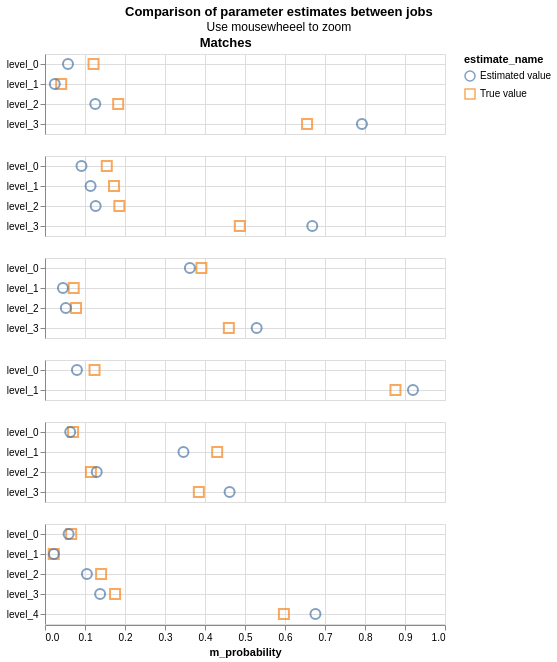

Write a Vega-Lite specification for this figure.
### Vega-Lite specification from a JSON file in a GitHub repository (floating-point values rounded to 4 significant figures)
{"config": {"view": {"continuousWidth": 400, "continuousHeight": 300}, "title": {"anchor": "middle"}}, "hconcat": [{"mark": {"type": "point", "filled": false, "opacity": 0.7, "size": 100}, "encoding": {"color": {"type": "nominal", "field": "estimate_name"}, "row": {"type": "nominal", "field": "column_name", "header": {"labels": false}, "sort": {"field": "gamma_index"}, "title": null}, "shape": {"type": "nominal", "field": "estimate_name", "scale": {"range": ["circle", "square", "triangle", "diamond", "cross"]}}, "tooltip": [{"type": "nominal", "field": "column_name"}, {"type": "nominal", "field": "estimate_name"}, {"type": "quantitative", "field": "m_probability"}, {"type": "quantitative", "field": "u_probability"}], "x": {"type": "quantitative", "field": "m_probability", "scale": {"domain": [0, 1]}}, "y": {"type": "nominal", "axis": {"grid": true, "title": null}, "field": "level_name"}}, "resolve": {"scale": {"y": "independent"}}, "selection": {"selector076": {"type": "interval", "bind": "scales", "encodings": ["x", "y"]}}, "title": "Matches", "transform": [{"filter": "(datum.gamma_index !== 1000001)"}]}], "data": {"name": "data-b04b5646394548f7a33a91fb896b9345"}, "title": {"text": "Comparison of parameter estimates between jobs", "subtitle": "Use mousewheeel to zoom"}, "$schema": "https://vega.github.io/schema/vega-lite/v4.8.1.json", "datasets": {"data-b04b5646394548f7a33a91fb896b9345": [{"m_probability": 0.1214, "u_probability": 0.982, "bayes_factor": 0.1236, "log2_bayes_factor": -3.016, "gamma_column_name": "gamma_surname_std", "level_name": "level_0", "gamma_index": 0, "column_name": "surname_std", "max_gamma_index": 3, "num_levels": 4, "level_proportion": null, "estimate_name": "True value"}, {"m_probability": 0.04047, "u_probability": 0.01666, "bayes_factor": 2.429, "log2_bayes_factor": 1.281, "gamma_column_name": "gamma_surname_std", "level_name": "level_1", "gamma_index": 1, "column_name": "surname_std", "max_gamma_index": 3, "num_levels": 4, "level_proportion": null, "estimate_name": "True value"}, {"m_probability": 0.1829, "u_probability": 0.0008666, "bayes_factor": 211.1, "log2_bayes_factor": 7.722, "gamma_column_name": "gamma_surname_std", "level_name": "level_2", "gamma_index": 2, "column_name": "surname_std", "max_gamma_index": 3, "num_levels": 4, "level_proportion": null, "estimate_name": "True value"}, {"m_probability": 0.6552, "u_probability": 0.000453, "bayes_factor": 1446.0, "log2_bayes_factor": 10.5, "gamma_column_name": "gamma_surname_std", "level_name": "level_3", "gamma_index": 3, "column_name": "surname_std", "max_gamma_index": 3, "num_levels": 4, "level_proportion": null, "estimate_name": "True value"}, {"m_probability": 0.05745, "u_probability": 0.9818, "bayes_factor": 0.05851, "log2_bayes_factor": -4.095, "gamma_column_name": "gamma_surname_std", "level_name": "level_0", "gamma_index": 0, "column_name": "surname_std", "max_gamma_index": 3, "num_levels": 4, "level_proportion": null, "estimate_name": "Estimated value"}, {"m_probability": 0.02448, "u_probability": 0.01681, "bayes_factor": 1.457, "log2_bayes_factor": 0.5429, "gamma_column_name": "gamma_surname_std", "level_name": "level_1", "gamma_index": 1, "column_name": "surname_std", "max_gamma_index": 3, "num_levels": 4, "level_proportion": null, "estimate_name": "Estimated value"}, {"m_probability": 0.1257, "u_probability": 0.0009072, "bayes_factor": 138.6, "log2_bayes_factor": 7.115, "gamma_column_name": "gamma_surname_std", "level_name": "level_2", "gamma_index": 2, "column_name": "surname_std", "max_gamma_index": 3, "num_levels": 4, "level_proportion": null, "estimate_name": "Estimated value"}, {"m_probability": 0.7923, "u_probability": 0.0004889, "bayes_factor": 1621.0, "log2_bayes_factor": 10.66, "gamma_column_name": "gamma_surname_std", "level_name": "level_3", "gamma_index": 3, "column_name": "surname_std", "max_gamma_index": 3, "num_levels": 4, "level_proportion": null, "estimate_name": "Estimated value"}, {"m_probability": 0.1544, "u_probability": 0.9686, "bayes_factor": 0.1594, "log2_bayes_factor": -2.649, "gamma_column_name": "gamma_forename1_std", "level_name": "level_0", "gamma_index": 0, "column_name": "forename1_std", "max_gamma_index": 3, "num_levels": 4, "level_proportion": null, "estimate_name": "True value"}, {"m_probability": 0.1726, "u_probability": 0.02425, "bayes_factor": 7.119, "log2_bayes_factor": 2.832, "gamma_column_name": "gamma_forename1_std", "level_name": "level_1", "gamma_index": 1, "column_name": "forename1_std", "max_gamma_index": 3, "num_levels": 4, "level_proportion": null, "estimate_name": "True value"}, {"m_probability": 0.1859, "u_probability": 0.002625, "bayes_factor": 70.81, "log2_bayes_factor": 6.146, "gamma_column_name": "gamma_forename1_std", "level_name": "level_2", "gamma_index": 2, "column_name": "forename1_std", "max_gamma_index": 3, "num_levels": 4, "level_proportion": null, "estimate_name": "True value"}, {"m_probability": 0.4871, "u_probability": 0.004548, "bayes_factor": 107.1, "log2_bayes_factor": 6.743, "gamma_column_name": "gamma_forename1_std", "level_name": "level_3", "gamma_index": 3, "column_name": "forename1_std", "max_gamma_index": 3, "num_levels": 4, "level_proportion": null, "estimate_name": "True value"}, {"m_probability": 0.0912, "u_probability": 0.9691, "bayes_factor": 0.09411, "log2_bayes_factor": -3.41, "gamma_column_name": "gamma_forename1_std", "level_name": "level_0", "gamma_index": 0, "column_name": "forename1_std", "max_gamma_index": 3, "num_levels": 4, "level_proportion": null, "estimate_name": "Estimated value"}, {"m_probability": 0.114, "u_probability": 0.0236, "bayes_factor": 4.829, "log2_bayes_factor": 2.272, "gamma_column_name": "gamma_forename1_std", "level_name": "level_1", "gamma_index": 1, "column_name": "forename1_std", "max_gamma_index": 3, "num_levels": 4, "level_proportion": null, "estimate_name": "Estimated value"}, {"m_probability": 0.1267, "u_probability": 0.0027, "bayes_factor": 46.91, "log2_bayes_factor": 5.552, "gamma_column_name": "gamma_forename1_std", "level_name": "level_2", "gamma_index": 2, "column_name": "forename1_std", "max_gamma_index": 3, "num_levels": 4, "level_proportion": null, "estimate_name": "Estimated value"}, {"m_probability": 0.6682, "u_probability": 0.004562, "bayes_factor": 146.5, "log2_bayes_factor": 7.194, "gamma_column_name": "gamma_forename1_std", "level_name": "level_3", "gamma_index": 3, "column_name": "forename1_std", "max_gamma_index": 3, "num_levels": 4, "level_proportion": null, "estimate_name": "Estimated value"}, {"m_probability": 0.391, "u_probability": 0.9733, "bayes_factor": 0.4017, "log2_bayes_factor": -1.316, "gamma_column_name": "gamma_forename2_std", "level_name": "level_0", "gamma_index": 0, "column_name": "forename2_std", "max_gamma_index": 3, "num_levels": 4, "level_proportion": null, "estimate_name": "True value"}, {"m_probability": 0.07177, "u_probability": 0.02325, "bayes_factor": 3.087, "log2_bayes_factor": 1.626, "gamma_column_name": "gamma_forename2_std", "level_name": "level_1", "gamma_index": 1, "column_name": "forename2_std", "max_gamma_index": 3, "num_levels": 4, "level_proportion": null, "estimate_name": "True value"}, {"m_probability": 0.07763, "u_probability": 0.001131, "bayes_factor": 68.63, "log2_bayes_factor": 6.101, "gamma_column_name": "gamma_forename2_std", "level_name": "level_2", "gamma_index": 2, "column_name": "forename2_std", "max_gamma_index": 3, "num_levels": 4, "level_proportion": null, "estimate_name": "True value"}, {"m_probability": 0.4596, "u_probability": 0.002285, "bayes_factor": 201.1, "log2_bayes_factor": 7.652, "gamma_column_name": "gamma_forename2_std", "level_name": "level_3", "gamma_index": 3, "column_name": "forename2_std", "max_gamma_index": 3, "num_levels": 4, "level_proportion": null, "estimate_name": "True value"}, {"m_probability": 0.3622, "u_probability": 0.9714, "bayes_factor": 0.3728, "log2_bayes_factor": -1.423, "gamma_column_name": "gamma_forename2_std", "level_name": "level_0", "gamma_index": 0, "column_name": "forename2_std", "max_gamma_index": 3, "num_levels": 4, "level_proportion": null, "estimate_name": "Estimated value"}, {"m_probability": 0.04484, "u_probability": 0.02504, "bayes_factor": 1.79, "log2_bayes_factor": 0.8403, "gamma_column_name": "gamma_forename2_std", "level_name": "level_1", "gamma_index": 1, "column_name": "forename2_std", "max_gamma_index": 3, "num_levels": 4, "level_proportion": null, "estimate_name": "Estimated value"}, {"m_probability": 0.05203, "u_probability": 0.00127, "bayes_factor": 40.98, "log2_bayes_factor": 5.357, "gamma_column_name": "gamma_forename2_std", "level_name": "level_2", "gamma_index": 2, "column_name": "forename2_std", "max_gamma_index": 3, "num_levels": 4, "level_proportion": null, "estimate_name": "Estimated value"}, {"m_probability": 0.5292, "u_probability": 0.002298, "bayes_factor": 230.2, "log2_bayes_factor": 7.847, "gamma_column_name": "gamma_forename2_std", "level_name": "level_3", "gamma_index": 3, "column_name": "forename2_std", "max_gamma_index": 3, "num_levels": 4, "level_proportion": null, "estimate_name": "Estimated value"}, {"m_probability": 0.1238, "u_probability": 0.9594, "bayes_factor": 0.1291, "log2_bayes_factor": -2.954, "gamma_column_name": "gamma_occupation", "level_name": "level_0", "gamma_index": 0, "column_name": "occupation", "max_gamma_index": 1, "num_levels": 2, "level_proportion": null, "estimate_name": "True value"}, {"m_probability": 0.8762, "u_probability": 0.0406, "bayes_factor": 21.58, "log2_bayes_factor": 4.431, "gamma_column_name": "gamma_occupation", "level_name": "level_1", "gamma_index": 1, "column_name": "occupation", "max_gamma_index": 1, "num_levels": 2, "level_proportion": null, "estimate_name": "True value"}, {"m_probability": 0.07986, "u_probability": 0.96, "bayes_factor": 0.08319, "log2_bayes_factor": -3.587, "gamma_column_name": "gamma_occupation", "level_name": "level_0", "gamma_index": 0, "column_name": "occupation", "max_gamma_index": 1, "num_levels": 2, "level_proportion": null, "estimate_name": "Estimated value"}, {"m_probability": 0.9199, "u_probability": 0.04004, "bayes_factor": 22.98, "log2_bayes_factor": 4.522, "gamma_column_name": "gamma_occupation", "level_name": "level_1", "gamma_index": 1, "column_name": "occupation", "max_gamma_index": 1, "num_levels": 2, "level_proportion": null, "estimate_name": "Estimated value"}, {"m_probability": 0.07015, "u_probability": 0.9954, "bayes_factor": 0.07048, "log2_bayes_factor": -3.827, "gamma_column_name": "gamma_dob", "level_name": "level_0", "gamma_index": 0, "column_name": "dob", "max_gamma_index": 3, "num_levels": 4, "level_proportion": null, "estimate_name": "True value"}, {"m_probability": 0.4305, "u_probability": 0.00428, "bayes_factor": 100.6, "log2_bayes_factor": 6.652, "gamma_column_name": "gamma_dob", "level_name": "level_1", "gamma_index": 1, "column_name": "dob", "max_gamma_index": 3, "num_levels": 4, "level_proportion": null, "estimate_name": "True value"}, {"m_probability": 0.1147, "u_probability": 0.0002971, "bayes_factor": 386.1, "log2_bayes_factor": 8.593, "gamma_column_name": "gamma_dob", "level_name": "level_2", "gamma_index": 2, "column_name": "dob", "max_gamma_index": 3, "num_levels": 4, "level_proportion": null, "estimate_name": "True value"}, {"m_probability": 0.3846, "u_probability": 1.903e-05, "bayes_factor": 20210.0, "log2_bayes_factor": 14.3, "gamma_column_name": "gamma_dob", "level_name": "level_3", "gamma_index": 3, "column_name": "dob", "max_gamma_index": 3, "num_levels": 4, "level_proportion": null, "estimate_name": "True value"}, {"m_probability": 0.06301, "u_probability": 0.9955, "bayes_factor": 0.0633, "log2_bayes_factor": -3.982, "gamma_column_name": "gamma_dob", "level_name": "level_0", "gamma_index": 0, "column_name": "dob", "max_gamma_index": 3, "num_levels": 4, "level_proportion": null, "estimate_name": "Estimated value"}, {"m_probability": 0.3461, "u_probability": 0.004223, "bayes_factor": 81.97, "log2_bayes_factor": 6.357, "gamma_column_name": "gamma_dob", "level_name": "level_1", "gamma_index": 1, "column_name": "dob", "max_gamma_index": 3, "num_levels": 4, "level_proportion": null, "estimate_name": "Estimated value"}, {"m_probability": 0.1294, "u_probability": 0.0002741, "bayes_factor": 472.0, "log2_bayes_factor": 8.883, "gamma_column_name": "gamma_dob", "level_name": "level_2", "gamma_index": 2, "column_name": "dob", "max_gamma_index": 3, "num_levels": 4, "level_proportion": null, "estimate_name": "Estimated value"}, {"m_probability": 0.4615, "u_probability": 1.803e-05, "bayes_factor": 25600.0, "log2_bayes_factor": 14.64, "gamma_column_name": "gamma_dob", "level_name": "level_3", "gamma_index": 3, "column_name": "dob", "max_gamma_index": 3, "num_levels": 4, "level_proportion": null, "estimate_name": "Estimated value"}, {"m_probability": 0.06546, "u_probability": 0.6853, "bayes_factor": 0.09552, "log2_bayes_factor": -3.388, "gamma_column_name": "gamma_postcode", "level_name": "level_0", "gamma_index": 0, "column_name": "postcode", "max_gamma_index": 4, "num_levels": 5, "level_proportion": null, "estimate_name": "True value"}, {"m_probability": 0.02185, "u_probability": 0.2286, "bayes_factor": 0.09561, "log2_bayes_factor": -3.387, "gamma_column_name": "gamma_postcode", "level_name": "level_1", "gamma_index": 1, "column_name": "postcode", "max_gamma_index": 4, "num_levels": 5, "level_proportion": null, "estimate_name": "True value"}, {"m_probability": 0.1402, "u_probability": 0.07865, "bayes_factor": 1.783, "log2_bayes_factor": 0.8343, "gamma_column_name": "gamma_postcode", "level_name": "level_2", "gamma_index": 2, "column_name": "postcode", "max_gamma_index": 4, "num_levels": 5, "level_proportion": null, "estimate_name": "True value"}, {"m_probability": 0.1752, "u_probability": 0.007437, "bayes_factor": 23.56, "log2_bayes_factor": 4.558, "gamma_column_name": "gamma_postcode", "level_name": "level_3", "gamma_index": 3, "column_name": "postcode", "max_gamma_index": 4, "num_levels": 5, "level_proportion": null, "estimate_name": "True value"}, {"m_probability": 0.5972, "u_probability": 1.528e-05, "bayes_factor": 39100.0, "log2_bayes_factor": 15.25, "gamma_column_name": "gamma_postcode", "level_name": "level_4", "gamma_index": 4, "column_name": "postcode", "max_gamma_index": 4, "num_levels": 5, "level_proportion": null, "estimate_name": "True value"}, {"m_probability": 0.05907, "u_probability": 0.6908, "bayes_factor": 0.08551, "log2_bayes_factor": -3.548, "gamma_column_name": "gamma_postcode", "level_name": "level_0", "gamma_index": 0, "column_name": "postcode", "max_gamma_index": 4, "num_levels": 5, "level_proportion": null, "estimate_name": "Estimated value"}, {"m_probability": 0.02227, "u_probability": 0.2238, "bayes_factor": 0.09951, "log2_bayes_factor": -3.329, "gamma_column_name": "gamma_postcode", "level_name": "level_1", "gamma_index": 1, "column_name": "postcode", "max_gamma_index": 4, "num_levels": 5, "level_proportion": null, "estimate_name": "Estimated value"}, {"m_probability": 0.1048, "u_probability": 0.07796, "bayes_factor": 1.344, "log2_bayes_factor": 0.4265, "gamma_column_name": "gamma_postcode", "level_name": "level_2", "gamma_index": 2, "column_name": "postcode", "max_gamma_index": 4, "num_levels": 5, "level_proportion": null, "estimate_name": "Estimated value"}, {"m_probability": 0.1378, "u_probability": 0.007425, "bayes_factor": 18.56, "log2_bayes_factor": 4.214, "gamma_column_name": "gamma_postcode", "level_name": "level_3", "gamma_index": 3, "column_name": "postcode", "max_gamma_index": 4, "num_levels": 5, "level_proportion": null, "estimate_name": "Estimated value"}, {"m_probability": 0.6761, "u_probability": 1.461e-05, "bayes_factor": 46290.0, "log2_bayes_factor": 15.5, "gamma_column_name": "gamma_postcode", "level_name": "level_4", "gamma_index": 4, "column_name": "postcode", "max_gamma_index": 4, "num_levels": 5, "level_proportion": null, "estimate_name": "Estimated value"}]}}
